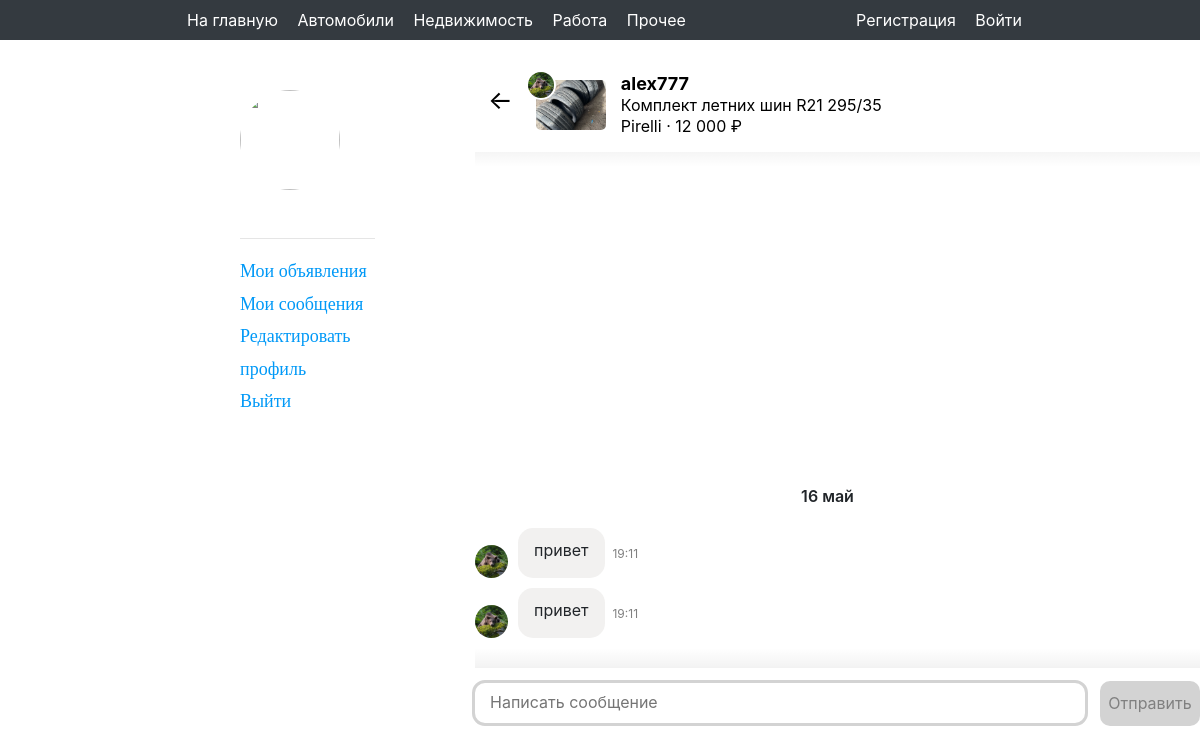
The page /author_chat/6/ on the database its author committed.
### avidoapp/models.py (models this page shows)
class AdvertModel(models.Model):
    author = models.ForeignKey(User, on_delete=models.CASCADE, verbose_name='Автор')
    ad_object = models.ForeignKey(AdObjectModel, on_delete=models.CASCADE, verbose_name='Объект продажи', null=True)
    title = models.CharField(max_length=256, verbose_name='Заголовок')
    description = models.TextField(verbose_name='Описание')
    price = models.IntegerField(verbose_name='Цена')
    address = models.CharField(max_length=256, verbose_name='Адрес')
    publication_date = models.DateTimeField(default=timezone.now, verbose_name='Дата публикации')
    is_displayed = models.BooleanField(default=True, verbose_name='Отображать?')
    def __str__(self):
        return self.title
    class Meta:
        verbose_name = 'Объявление'
        verbose_name_plural = 'Объявления'

class ImageModel(models.Model):
    image = models.ImageField(upload_to='images', verbose_name='Фотография', blank=True)
    advert = models.ForeignKey(AdvertModel, on_delete=models.CASCADE, verbose_name='Объявление')
    class Meta:
        verbose_name = 'Фотография'
        verbose_name_plural = 'Фотографии'

class User(AbstractUser):
    avatar = models.ImageField(upload_to='images', verbose_name='Аватар', blank=True, null=True)
    phone = models.CharField(max_length=12, verbose_name='Телефон')
    rating = models.FloatField(verbose_name='Рейтинг', default=0)
    is_block = models.BooleanField(verbose_name='Блокировка', default=False)
    time_unblock = models.DateTimeField("Время разблокировки", blank=True, null=True)
    class Meta:
        verbose_name = 'Пользователь'
        verbose_name_plural = 'Пользователи'

class MessageModel(models.Model):
    chat = models.ForeignKey(ChatModel, on_delete=models.CASCADE, verbose_name='Чат')
    author = models.ForeignKey(User, on_delete=models.CASCADE, verbose_name='Автор сообщения')
    creation_time = models.DateTimeField(default=timezone.now, verbose_name='Дата создания сообщения')
    text = models.TextField(verbose_name='Текст')
    class Meta:
        verbose_name = 'Сообщение'
        verbose_name_plural = 'Сообщения'

### avidoapp/views.py (the view, shortened to what this page needs)
# urls.py: path('author_chat/<int:id>/', author_chat_view, name='author_chat'),
def author_chat_view(request, id):
    chat = ChatModel.objects.get(id=id)
    advert = chat.advert
    messages = MessageModel.objects.filter(chat=chat)
    messages_by_date = {}
    for message in messages:
        original_date = message.creation_time
        time_difference = timedelta(hours=3)
        new_date = original_date + time_difference
        date = new_date.date()
        if date not in messages_by_date:
            messages_by_date[date] = []
        messages_by_date[date].append(message)
    form = MessageForm()
    return render(request, 'chat.html', {
        'form': form,
        'advert': advert,
        'chat': chat,
        'messages_by_date': messages_by_date
    })

### avidoapp/forms.py
class MessageForm(forms.ModelForm):
    class Meta:
        model = MessageModel
        fields = ('text', )
        labels = {
            'text': ''
        }
        widgets = {
            'text': forms.Textarea(attrs={'placeholder': 'Написать сообщение'}),
        }

### avidoapp/templates/chat.html (shortened to what this page needs)
{% extends 'profile_base.html' %}
{% load static %}
{% load humanize %}
{% block c %}
<div>
    <div class="chat-header">
        <a href="{% url 'my_chats' %}"><div class="back">←</div></a>
        {% if chat.advert.author == request.user %}
        <div class="advert-imgs">
            <div class="img1">
                {% if chat.advert.imagemodel_set.first.image %}
                <img src="{{ chat.advert.imagemodel_set.first.image.url }}">
                {% else %}
                <img src="{% static 'img/no_photo.png' %}">
                {% endif %}
            </div>
            <div class="img2"><img src="{{ chat.customer.avatar.url }}"></div>
        </div>
        <div class="chat-info">
            <span class="chat-info-a">{{ chat.customer.username }}</span><br>
            <span class="chat-info-b">{{ chat.advert }} · {{ chat.advert.price|intcomma }} ₽</span>
        </div>
        {% else %}
        <div class="advert-imgs">
            <div class="img1">
                {% if advert.imagemodel_set.first.image %}
                <img src="{{ advert.imagemodel_set.first.image.url }}">
                {% else %}
                <img src="{% static 'img/no_photo.png' %}">
                {% endif %}
            </div>
            <div class="img2"><img src="{{ advert.author.avatar.url }}"></div>
        </div>
        <div class="chat-info">
            <span class="chat-info-a">{{ advert.author.username }}</span><br>
            <span class="chat-info-b">{{ advert }} · {{ advert.price|intcomma }} ₽</span><br>
        </div>
        {% endif %}
    </div>
    <div class="chat-window">
        <div class="messages">
            {% for date, messages in messages_by_date.items %}
                {% for message in messages %}
                    {% if forloop.counter0 == 0 %}
                    <div class="chat-date">
                        {{ date | date:"j b" }}
                    </div>
                    {% endif %}
                    {% if message.author == request.user %}
                        <div class="my-message">
                            <div class="my-time">{{ message.creation_time | date:"G:i" }}</div>
                            <div class="my-text">{{ message.text|linebreaks }}</div>
                        </div>
                    {% else %}
                        <div class="not-my-message">
                            {% if chat.advert.author == request.user %}
                                <div class="opp-avatar"><img src="{{ chat.customer.avatar.url }}"></div>
                            {% else %}
                                <div class="opp-avatar"><img src="{{ advert.author.avatar.url }}"></div>
                            {% endif %}
                            <div class="not-my-text">{{ message.text|linebreaks }}</div>
                            <div class="not-my-time">{{ message.creation_time | date:"G:i" }}</div>
                        </div>
                    {% endif %}
                {% endfor %}
            {% endfor %}
        </div>
    </div>
    <div class="shadow-a"></div>
    <div class="send-message">
        <form method="post">
            {{ form }}
            <button>Отправить</button>
        </form>
    </div>
</div>
{% endblock c %}

### avidoapp/static/css/style.css (style rules this page uses)
.img1 { overflow: hidden; width: 70px; height: 50px; }
.img1 img { height: 100%; width: 100%; border-radius: 5px; object-fit: cover; }
.img2 { overflow: hidden; width: 30px; height: 30px; margin-top: -60px; margin-left: -10px; }
.img2 img { height: 100%; width: 100%; border: 2px solid white; border-radius: 100%; object-fit: cover; }
.chat-info { margin-top: -8px; margin-left: 15px; line-height: 1.3; width: 300px; }
.chat-info-a { font-size: 18px; font-weight: 700; color: black; }
.chat-info-b { font-size: 16px; color: black; }
.chat-header { display: flex; width: 725px; }
.back { font-size: 26px; color: black; border-radius: 100%; padding: 0 13px 10px 13px; }
.advert-imgs { margin-left: 10px; }
.chat-window { margin-top: 15px; background: linear-gradient(180deg, rgba(0, 0, 0, 0.04), rgba(0, 0, 0, 0) 3%); height: 62vh; position: relative; }
.shadow-a { background: linear-gradient(360deg, rgba(0, 0, 0, 0.05), rgba(0, 0, 0, 0) 100%); width: 100%; height: 20px; }
.messages { position: absolute; bottom: 0; width: 100%; display: flex; flex-direction: column; overflow: auto; max-height: 60vh; padding-right: 20px; }
.chat-date { text-align: center; margin: 20px 0 20px 0; font-weight: 600; }
.not-my-message { display: flex; justify-content: flex-start; align-items: flex-end; margin-bottom: 10px; }
.opp-avatar { overflow: hidden; width: 33px; height: 33px; vertical-align: bottom; }
.opp-avatar img { height: 100%; width: 100%; border-radius: 100%; object-fit: cover; }
.not-my-text { background-color: #f2f1f0; padding: 10px 17px 0 16px; border-radius: 15px; margin-left: 10px; }
.not-my-time { margin-bottom: 15px; margin-left: 7px; font-size: 12px; color: gray; }
.send-message textarea { width: 610px; height: 40px; padding: 7px 0 0 15px; border: none; outline: 3px solid lightgray; border-radius: 10px; margin-top: 15px; }
.send-message button { margin-top: -48px; width: 100px; height: 45px; color: gray; border: none; border-radius: 10px; background-color: lightgray; display: block; margin-left: auto; }

### rows shown on the page
AdvertModel: imagemodel_set.first.image (picture), author.avatar (picture), author.username "alex777", title "Комплект летних шин R21 295/35 Pirelli", price "12 000"
MessageModel: date "16 май", author.avatar (picture), text "привет", creation_time "19:11"
MessageModel: author.avatar (picture), text "привет", creation_time "19:11"
